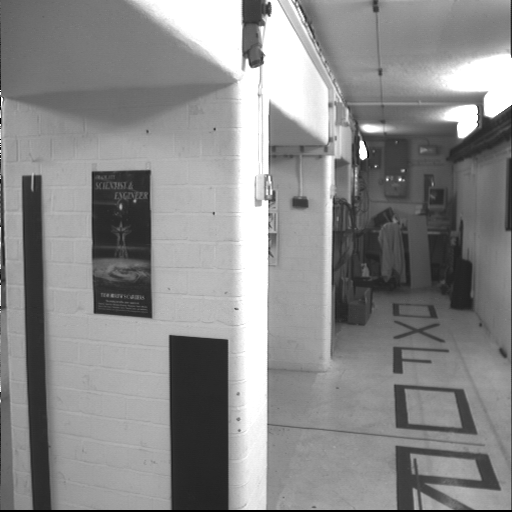
#> input picture docs/imgs/corridor/bt.009.png, 512 x 512 px
$ python Lukas-kanady.py
#> lines starting #> are read from the running program, lines starting #| are printed output that depends on the picture; after the words box and inside, x2 and y2 are one past the last pixel; in counts of white or black regions, pixels touching at a corner belong together; long printed decimals are rounded
import cv2
import numpy as np

# Load two consecutive frames
Path = "docs/imgs/corridor/"
frame1 = cv2.imread(Path+"bt.009.png")
#> frame1 is the input picture: shape (512, 512, 3); min 0, max 255, mean 137
frame2 = cv2.imread(Path+"bt.010.png")
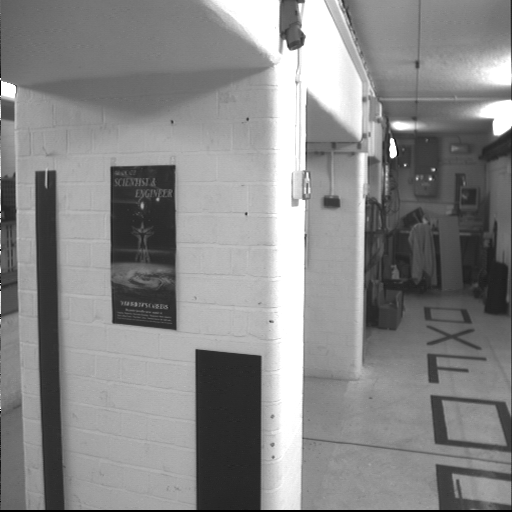
#> input picture docs/imgs/corridor/bt.010.png, 512 x 512 px
#> frame2 is the input picture: shape (512, 512, 3); min 0, max 255, mean 135.6

# Convert to grayscale
gray1 = cv2.cvtColor(frame1, cv2.COLOR_BGR2GRAY)
gray2 = cv2.cvtColor(frame2, cv2.COLOR_BGR2GRAY)

# Detect good features to track (Shi-Tomasi corners)
features = cv2.goodFeaturesToTrack(
    gray1,
    maxCorners=200,
    qualityLevel=0.01,
    minDistance=7
)
#> features = 200 rows, first 8: [400, 179], [269, 2], [269, 15], [361, 140], [375, 166], [387, 179], [246, 59], [267, 200]


# Lucas-Kanade optical flow parameters
lk_params = dict(
    winSize=(15, 15),
    maxLevel=2,  # pyramid levels
    criteria=(cv2.TERM_CRITERIA_EPS | cv2.TERM_CRITERIA_COUNT, 10, 0.03)
)


# Compute optical flow
new_points, status, error = cv2.calcOpticalFlowPyrLK(
    gray1, gray2, features, None, **lk_params
)
#> new_points = 200 rows, first 8: [414.3, 151.5], [261, -37.76], [251.4, -37.65], [373.7, 132.8], [394.1, 176.7], [406, 177.6], [222.6, 81.28], [304.5, 198.8]; status = 200 values, max 1 at index 0, min 0 at index 1, mean 0.87; error = 200 values, max 97.91 at index 91, min 0 at index 2, mean 21.4


# Select valid points
good_old = features[status == 1]
#> good_old = 174 pairs, first value 1 to 510, second value 15 to 508
good_new = new_points[status == 1]
#> good_new = 174 pairs, first value 13.04 to 518.3, second value 8.89 to 508.5


# Draw motion vectors
output = frame2.copy()
for (old, new) in zip(good_old, good_new):
    x1, y1 = old.ravel()
    x2, y2 = new.ravel()
    cv2.line(output, (int(x1), int(y1)), (int(x2), int(y2)), (0,255,0), 2)
    cv2.circle(output, (int(x2), int(y2)), 3, (0,0,255), -1)
#> this loop made 174 passes
#> (x1, y1, x2, y2) on passes 1 to 3: (400, 179, 414.3, 151.5), (361, 140, 373.7, 132.8), (375, 166, 394.1, 176.7)
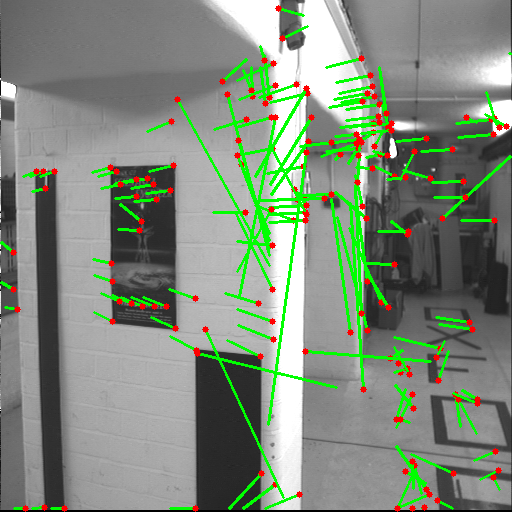
#> output: shape (512, 512, 3); 8.02% of pixels changed, all inside (x1, y1, x2, y2) = (0, 5, 512, 512)

cv2.imshow("Optical Flow", output)
cv2.waitKey(0)
cv2.destroyAllWindows()


# --- RANSAC filtering using Fundamental Matrix ---
good_old_pts = good_old.reshape(-1,1,2)
#> good_old_pts = 174 rows, first 8: [400, 179], [361, 140], [375, 166], [387, 179], [246, 59], [267, 200], [456, 123], [366, 157]
good_new_pts = good_new.reshape(-1,1,2)
#> good_new_pts = 174 rows, first 8: [414.3, 151.5], [373.7, 132.8], [394.1, 176.7], [406, 177.6], [222.6, 81.28], [304.5, 198.8], [491.7, 119.7], [380.4, 154.2]

F, mask = cv2.findFundamentalMat(
    good_old_pts,
    good_new_pts,
    method=cv2.FM_RANSAC,
    ransacReprojThreshold=1.0,
    confidence=0.99
)
#> F = [[9.7e-07, 0.000192, -0.0395], [-0.000192, 2.28e-07, 0.0269], [0.0389, -0.0316, 1]]; mask = 174 values, max 1 at index 5, min 0 at index 0, mean 0.408

# Keep only inliers
inliers_old = good_old[mask.ravel() == 1]
#> inliers_old = 71 pairs, first value 23 to 461, second value 67 to 340
inliers_new = good_new[mask.ravel() == 1]
#> inliers_new = 71 pairs, first value 36.28 to 494.7, second value 58.4 to 356

# Draw filtered (inlier) motion vectors
output = frame2.copy()

for (old, new) in zip(inliers_old, inliers_new):
    x1, y1 = old.ravel()
    x2, y2 = new.ravel()

    cv2.line(output, (int(x1), int(y1)), (int(x2), int(y2)), (0,255,0), 2)
    cv2.circle(output, (int(x2), int(y2)), 3, (0,0,255), -1)
#> this loop made 71 passes
#> (x1, y1, x2, y2) on passes 1 to 12: (267, 200, 304.5, 198.8), (456, 123, 491.7, 119.7), (170, 336, 196.3, 350.3), (237, 309, 272.1, 321.6), (213, 212, 245.5, 212.5), (134, 201, 157, 199.4), (227, 340, 260.5, 356), (151, 317, 175.4, 328.7), (214, 129, 247, 119.1), (94, 312, 112.6, 321.9), (458, 137, 493.6, 134.4), (30, 176, 43.74, 171.5)
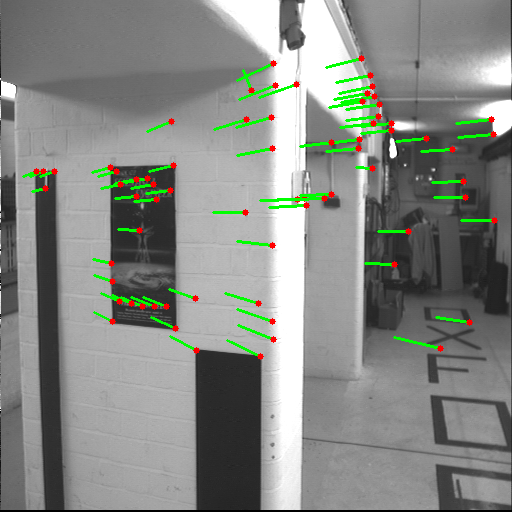
#> output: shape (512, 512, 3); 2.74% of pixels changed, all inside (x1, y1, x2, y2) = (22, 55, 498, 360)

cv2.imshow("Filtered Optical Flow (RANSAC)", output)
cv2.waitKey(0)
cv2.destroyAllWindows()


pts1_in = good_old[mask.ravel() == 1].reshape(-1,2)
#> pts1_in has the same summary as inliers_old
pts2_in = good_new[mask.ravel() == 1].reshape(-1,2)
#> pts2_in has the same summary as inliers_new

# --- Compute flow ---
flow = pts2_in - pts1_in
#> flow = 71 pairs, first value 8.03 to 46.67, second value -16.61 to 20.13
print(flow)
#> (printed output is left out)


# --- Mean direction (image space) ---
mean_flow = np.mean(flow, axis=0)
#> mean_flow = [28.32, -0.0959]

print("Mean flow direction:", mean_flow)
#| Mean flow direction: [28.320  -0.09594]

# normalize
dir2D = mean_flow / np.linalg.norm(mean_flow)
#> dir2D = [1, -0.00339]
print("Normalized 2D direction:", dir2D)
#| Normalized 2D direction: [ 1  -0.003388]


def estimate_foe(points, flows):
    A = []
    b = []

    for (x, y), (u, v) in zip(points, flows):
        if np.linalg.norm([u, v]) < 1e-4:
            continue

        A.append([v, -u])
        b.append(v*x - u*y)
#> this loop made 71 passes
#> (x, y, u, v) on passes 1 to 12: (267, 200, 37.53, -1.16), (456, 123, 35.73, -3.33), (170, 336, 26.35, 14.25), (237, 309, 35.1, 12.65), (213, 212, 32.47, 0.494), (134, 201, 22.99, -1.55), (227, 340, 33.46, 16.04), (151, 317, 24.44, 11.71), (214, 129, 33, -9.92), (94, 312, 18.62, 9.9), (458, 137, 35.63, -2.6), (30, 176, 13.74, -4.49)
#> after the loop, A = 71 pairs, first value -16.61 to 20.13, second value -46.67 to -8.03; b = 71 values, max 4329.1 at index 13, min -11053.2 at index 41, mean -5536.2

    A = np.array(A)
    b = np.array(b)

    foe = np.linalg.lstsq(A, b, rcond=None)[0]
#> foe = [-48.62, 197]
    return foe


foe = estimate_foe(pts1_in, flow)
#> foe = [-48.62, 197]

print("FOE:", foe)
#| FOE: [-48.624 197.019 ]

cv2.circle(output, (int(foe[0]), int(foe[1])), 8, (255,0,0), -1)

h, w = gray1.shape
#> h = 512; w = 512
cx, cy = w/2, h/2
#> cx = 256; cy = 256

x = (foe[0] - cx)
#> x = -304.6
y = (foe[1] - cy)
#> y = -58.98

t_dir = np.array([x, y, 1.0])
#> t_dir = [-304.6, -58.98, 1]
t_dir = t_dir / np.linalg.norm(t_dir)
#> t_dir = [-0.982, -0.19, 0.00322]

print("3D direction (approx):", t_dir)
#| 3D direction (approx): [-0.9818 -0.1901  0.003223]
